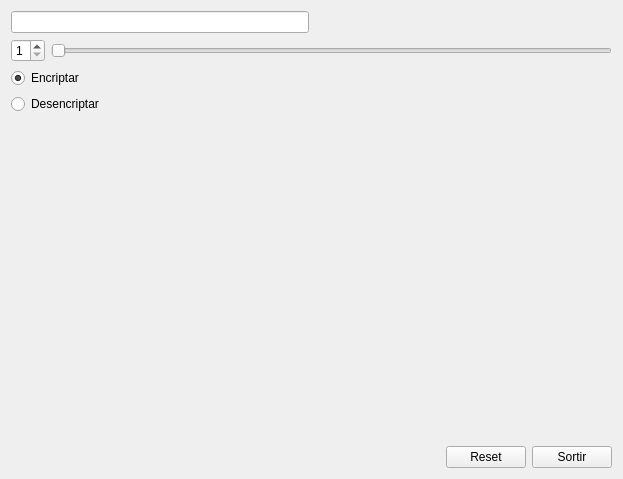
<?xml version="1.0" encoding="UTF-8"?>
<ui version="4.0">
 <class>MyForm</class>
 <widget class="QWidget" name="MyForm">
  <property name="geometry">
   <rect>
    <x>0</x>
    <y>0</y>
    <width>623</width>
    <height>479</height>
   </rect>
  </property>
  <property name="windowTitle">
   <string>Encripta</string>
  </property>
  <layout class="QVBoxLayout" name="verticalLayout_2">
   <item>
    <layout class="QHBoxLayout" name="horizontalLayout">
     <item>
      <widget class="QLineEdit" name="lineEdit">
       <property name="sizePolicy">
        <sizepolicy hsizetype="Preferred" vsizetype="Fixed">
         <horstretch>0</horstretch>
         <verstretch>0</verstretch>
        </sizepolicy>
       </property>
      </widget>
     </item>
     <item>
      <widget class="MyLabel" name="label">
       <property name="sizePolicy">
        <sizepolicy hsizetype="Preferred" vsizetype="Fixed">
         <horstretch>0</horstretch>
         <verstretch>0</verstretch>
        </sizepolicy>
       </property>
       <property name="focusPolicy">
        <enum>Qt::StrongFocus</enum>
       </property>
       <property name="text">
        <string/>
       </property>
      </widget>
     </item>
    </layout>
   </item>
   <item>
    <layout class="QHBoxLayout" name="horizontalLayout_2">
     <item>
      <widget class="QSpinBox" name="spinBox">
       <property name="minimum">
        <number>1</number>
       </property>
       <property name="maximum">
        <number>5</number>
       </property>
      </widget>
     </item>
     <item>
      <widget class="QSlider" name="horizontalSlider">
       <property name="minimum">
        <number>1</number>
       </property>
       <property name="maximum">
        <number>5</number>
       </property>
       <property name="orientation">
        <enum>Qt::Horizontal</enum>
       </property>
      </widget>
     </item>
    </layout>
   </item>
   <item>
    <layout class="QVBoxLayout" name="verticalLayout">
     <item>
      <widget class="QRadioButton" name="radioButton">
       <property name="text">
        <string>Encriptar</string>
       </property>
       <property name="checked">
        <bool>true</bool>
       </property>
      </widget>
     </item>
     <item>
      <widget class="QRadioButton" name="radioButton_2">
       <property name="text">
        <string>Desencriptar</string>
       </property>
      </widget>
     </item>
    </layout>
   </item>
   <item>
    <spacer name="verticalSpacer">
     <property name="orientation">
      <enum>Qt::Vertical</enum>
     </property>
     <property name="sizeHint" stdset="0">
      <size>
       <width>20</width>
       <height>298</height>
      </size>
     </property>
    </spacer>
   </item>
   <item>
    <layout class="QHBoxLayout" name="horizontalLayout_3">
     <item>
      <spacer name="horizontalSpacer">
       <property name="orientation">
        <enum>Qt::Horizontal</enum>
       </property>
       <property name="sizeHint" stdset="0">
        <size>
         <width>40</width>
         <height>20</height>
        </size>
       </property>
      </spacer>
     </item>
     <item>
      <widget class="QPushButton" name="pushButton">
       <property name="text">
        <string>Reset</string>
       </property>
      </widget>
     </item>
     <item>
      <widget class="QPushButton" name="pushButton_2">
       <property name="text">
        <string>Sortir</string>
       </property>
      </widget>
     </item>
    </layout>
   </item>
  </layout>
 </widget>
 <customwidgets>
  <customwidget>
   <class>MyLabel</class>
   <extends>QLabel</extends>
   <header>MyLabel.h</header>
   <slots>
    <signal>reset(int)</signal>
    <signal>setN(int)</signal>
    <signal>encriptar()</signal>
    <signal>desencriptar()</signal>
    <signal>sortir()</signal>
    <slot>toggleEncriptacio()</slot>
    <slot>toggleDesencriptacio()</slot>
    <slot>textCanviat(QString)</slot>
    <slot>nCanviat(int)</slot>
    <slot>estatInicial()</slot>
   </slots>
  </customwidget>
 </customwidgets>
 <resources/>
 <connections>
  <connection>
   <sender>pushButton_2</sender>
   <signal>clicked()</signal>
   <receiver>MyForm</receiver>
   <slot>close()</slot>
   <hints>
    <hint type="sourcelabel">
     <x>586</x>
     <y>451</y>
    </hint>
    <hint type="destinationlabel">
     <x>551</x>
     <y>408</y>
    </hint>
   </hints>
  </connection>
  <connection>
   <sender>radioButton</sender>
   <signal>clicked()</signal>
   <receiver>label</receiver>
   <slot>toggleEncriptacio()</slot>
   <hints>
    <hint type="sourcelabel">
     <x>98</x>
     <y>86</y>
    </hint>
    <hint type="destinationlabel">
     <x>357</x>
     <y>22</y>
    </hint>
   </hints>
  </connection>
  <connection>
   <sender>radioButton_2</sender>
   <signal>clicked()</signal>
   <receiver>label</receiver>
   <slot>toggleDesencriptacio()</slot>
   <hints>
    <hint type="sourcelabel">
     <x>131</x>
     <y>117</y>
    </hint>
    <hint type="destinationlabel">
     <x>480</x>
     <y>27</y>
    </hint>
   </hints>
  </connection>
  <connection>
   <sender>spinBox</sender>
   <signal>valueChanged(int)</signal>
   <receiver>horizontalSlider</receiver>
   <slot>setValue(int)</slot>
   <hints>
    <hint type="sourcelabel">
     <x>28</x>
     <y>45</y>
    </hint>
    <hint type="destinationlabel">
     <x>87</x>
     <y>54</y>
    </hint>
   </hints>
  </connection>
  <connection>
   <sender>horizontalSlider</sender>
   <signal>valueChanged(int)</signal>
   <receiver>spinBox</receiver>
   <slot>setValue(int)</slot>
   <hints>
    <hint type="sourcelabel">
     <x>152</x>
     <y>54</y>
    </hint>
    <hint type="destinationlabel">
     <x>27</x>
     <y>66</y>
    </hint>
   </hints>
  </connection>
  <connection>
   <sender>lineEdit</sender>
   <signal>textChanged(QString)</signal>
   <receiver>label</receiver>
   <slot>textCanviat(QString)</slot>
   <hints>
    <hint type="sourcelabel">
     <x>255</x>
     <y>11</y>
    </hint>
    <hint type="destinationlabel">
     <x>341</x>
     <y>21</y>
    </hint>
   </hints>
  </connection>
  <connection>
   <sender>spinBox</sender>
   <signal>valueChanged(int)</signal>
   <receiver>label</receiver>
   <slot>nCanviat(int)</slot>
   <hints>
    <hint type="sourcelabel">
     <x>34</x>
     <y>55</y>
    </hint>
    <hint type="destinationlabel">
     <x>612</x>
     <y>29</y>
    </hint>
   </hints>
  </connection>
  <connection>
   <sender>pushButton</sender>
   <signal>clicked()</signal>
   <receiver>label</receiver>
   <slot>estatInicial()</slot>
   <hints>
    <hint type="sourcelabel">
     <x>485</x>
     <y>451</y>
    </hint>
    <hint type="destinationlabel">
     <x>523</x>
     <y>19</y>
    </hint>
   </hints>
  </connection>
  <connection>
   <sender>label</sender>
   <signal>reset(int)</signal>
   <receiver>spinBox</receiver>
   <slot>setValue(int)</slot>
   <hints>
    <hint type="sourcelabel">
     <x>483</x>
     <y>19</y>
    </hint>
    <hint type="destinationlabel">
     <x>20</x>
     <y>59</y>
    </hint>
   </hints>
  </connection>
  <connection>
   <sender>label</sender>
   <signal>reset(int)</signal>
   <receiver>lineEdit</receiver>
   <slot>clear()</slot>
   <hints>
    <hint type="sourcelabel">
     <x>479</x>
     <y>24</y>
    </hint>
    <hint type="destinationlabel">
     <x>87</x>
     <y>25</y>
    </hint>
   </hints>
  </connection>
  <connection>
   <sender>label</sender>
   <signal>reset(int)</signal>
   <receiver>radioButton</receiver>
   <slot>click()</slot>
   <hints>
    <hint type="sourcelabel">
     <x>483</x>
     <y>20</y>
    </hint>
    <hint type="destinationlabel">
     <x>58</x>
     <y>93</y>
    </hint>
   </hints>
  </connection>
  <connection>
   <sender>label</sender>
   <signal>setN(int)</signal>
   <receiver>spinBox</receiver>
   <slot>setValue(int)</slot>
   <hints>
    <hint type="sourcelabel">
     <x>506</x>
     <y>19</y>
    </hint>
    <hint type="destinationlabel">
     <x>32</x>
     <y>58</y>
    </hint>
   </hints>
  </connection>
  <connection>
   <sender>label</sender>
   <signal>encriptar()</signal>
   <receiver>radioButton</receiver>
   <slot>click()</slot>
   <hints>
    <hint type="sourcelabel">
     <x>555</x>
     <y>18</y>
    </hint>
    <hint type="destinationlabel">
     <x>42</x>
     <y>92</y>
    </hint>
   </hints>
  </connection>
  <connection>
   <sender>label</sender>
   <signal>desencriptar()</signal>
   <receiver>radioButton_2</receiver>
   <slot>click()</slot>
   <hints>
    <hint type="sourcelabel">
     <x>471</x>
     <y>19</y>
    </hint>
    <hint type="destinationlabel">
     <x>59</x>
     <y>121</y>
    </hint>
   </hints>
  </connection>
  <connection>
   <sender>label</sender>
   <signal>sortir()</signal>
   <receiver>MyForm</receiver>
   <slot>close()</slot>
   <hints>
    <hint type="sourcelabel">
     <x>468</x>
     <y>22</y>
    </hint>
    <hint type="destinationlabel">
     <x>446</x>
     <y>6</y>
    </hint>
   </hints>
  </connection>
 </connections>
</ui>
